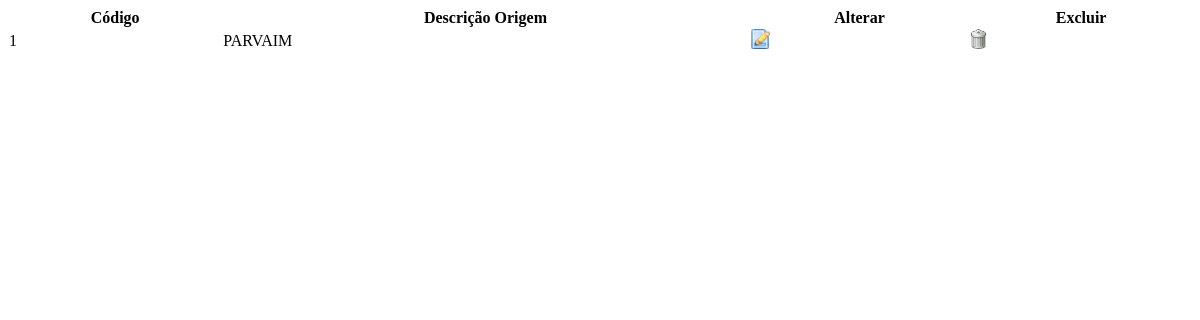
Page /site/recursos/includes/listar/listar_origems.php (signed in) on the earlier database version.
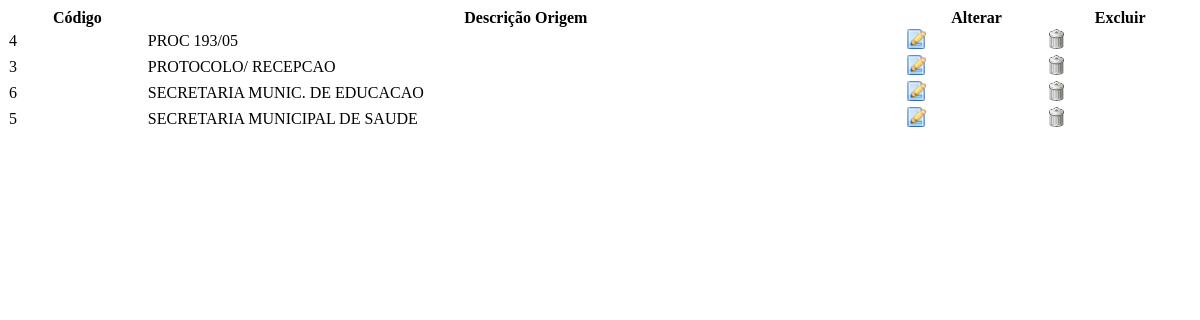
Same page on the later database version.
### tables this page shows
CREATE TABLE `origem` (
  `idOrigem` int(11) NOT NULL,
  `descricao_origem` varchar(50) NOT NULL,
  `usuario` varchar(50) NOT NULL
);

### site/recursos/includes/listar/listar_origems.php (the view, shortened to what this page needs)
<!DOCTYPE html>
<html>
    <head>
    </head>
    <body>
        <div style="overflow: auto; max-width: 100%;">
            <table id="table" class="display" cellspacing="0" width="100%">
                <thead>
                    <tr>
                        <th>Código</th>
                        <th>Descrição Origem</th>
                        <th>Alterar</th>
                        <th>Excluir</th>
                    </tr>
                </thead>
                <tbody>
                    <?php
                    include_once '../estrutura/conexao/conexao.php';
                    $sql = "select * FROM origem order by descricao_origem";
                    $query = $pdo->prepare($sql);
                    $query->execute();
                    for ($i = 0; $dados = $query->fetch(); $i++) {
                        ?>
                        <tr>
                            <td><?php echo $dados['idOrigem']; ?></td>
                            <td><?php echo $dados['descricao_origem']; ?></td>
                            <td><a href="#" id="edit-editar" data-id="<?php echo $dados['idOrigem']; ?>|<?php echo $dados['descricao_origem']; ?>"><img src="recursos/imagens/estrutura/alterar.png" height="20px;" alt="alterar"></a></td>
                            <td><a href="#" id="edit-excluir"  data-id="<?php echo $dados['idOrigem']; ?>|<?php echo $dados['descricao_origem']; ?>"><img src="recursos/imagens/estrutura/lixeira.png" alt="excluir" height="20px;"></a></td>
                        </tr>
                        <?php
                    }
                    ?>
                </tbody>
            </table>
        </div>
    </body>
</html>

Differences in the rows shown:
removed origem: idOrigem "1", descricao_origem "PARVAIM"
added origem: idOrigem "4", descricao_origem "PROC 193/05"
added origem: idOrigem "3", descricao_origem "PROTOCOLO/ RECEPCAO"
added origem: idOrigem "6", descricao_origem "SECRETARIA MUNIC. DE EDUCACAO"
added origem: idOrigem "5", descricao_origem "SECRETARIA MUNICIPAL DE SAUDE"
